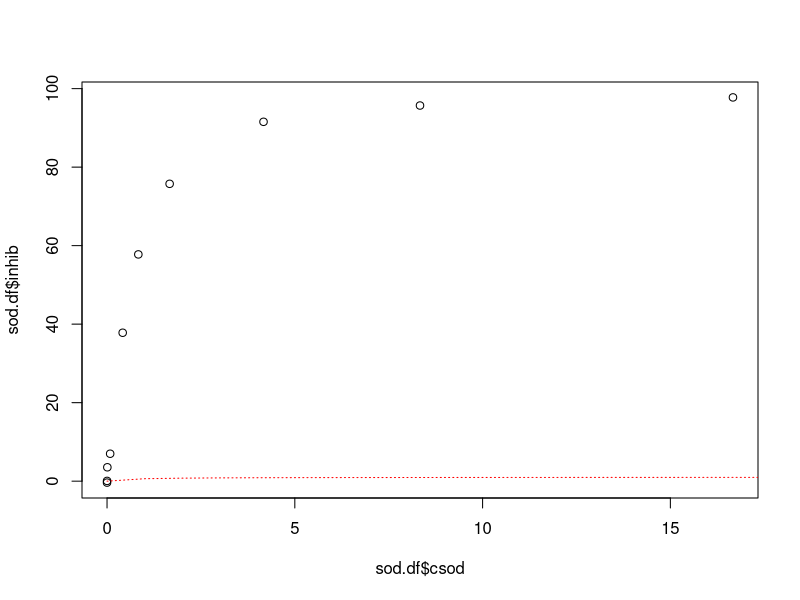

Generate this figure with R:
## Le code ci-dessous sert dans le cadre du cours LCHM1371.

# Le package tidyverse facilite le traitement des données dans R. Si il n'est pas installé, il
# peut être installé en tapant 'install.packages('tidyverse')' dans la console.
library(tidyverse)

# Défini le dossier de travail
setwd("Z:/Encadrement/Assistanat/Q2/LCHM1371/LCHM1371")

# On a besoin d'un df avec les pourcentage d'inhibition et la concentration en SOD ici je
# l'importe d'un fichier csv avec des données d'exemples

sod.df <- read.csv("sample_data.csv")

# On peut vérifier que les données ont du sens, on s'attend à tendre vers 100 quand [SOD] augmente

plot(sod.df$csod, sod.df$inhib)

# Pour la suite je vais transformer les pourcentage d'inhibition en fraction d'inhbition

sod.df <- sod.df %>%
  mutate(inhib = inhib/100)

# On suppose que les données sont expliquée par une équation de type inhb = 1 - v0/(V0+[SOD]) et
# on utilise nls() pour trouver VO NLS a besoin d'une valeur initiale. On peut estimer ça car
# quand V0 = [SOD] inhib = 0.5. Donc ici V0 a l'air d'etre autour de 1
sod.nls <- nls(formula = inhib ~ 1 - V0/(V0 + csod), data = sod.df, start = list(V0 = 1))

# Summary() permet d'accéder à la valeur de V0.
summary(sod.nls)

# On peut rajouter une ligne sur le graphe pour voir si le modèle colle
V0 <- coef(sod.nls)
x <- c(0:20)
y <- 1 - V0/(V0 + x)
lines(x, y, lty = "dotted", col = "red")

# Une fois V0 trouvé, on peux l'utiliser pour calculer la concentration en unité de nos
# échantillons en connaissant le %age d'inhibition